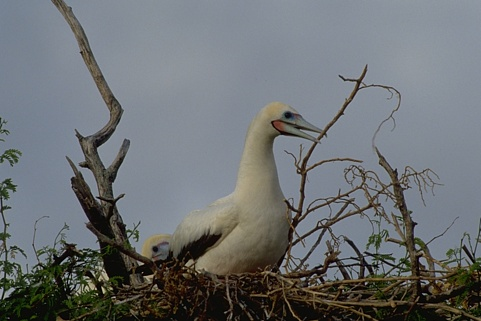
%> input picture CENG466_THE3_Part2/8049.jpg, 481 x 321 px
$ octave the3_part2.m   (GNU Octave 9; MATLAB toolbox functions it lacks are replaced by stand-ins)
%> lines starting %> are read from the running program, lines starting %| are printed output that depends on the picture
%Author : Athi Narayanan S
%M.E, Embedded Systems,
%K.S.R College of Engineering
%Erode, Tamil Nadu, India.
%http://sites.google.com/site/athisnarayanan/
%s_athi1983@yahoo.co.in
%Clear Memory & Command Window
clc;
clear all;
close all;
%Parameters for the Segmentation
nBins=5;
winSize=7;
nClass=6;

%Read Input Image

i8049 = imread('./CENG466_THE3_Part2/8049.jpg');
%> i8049 is the input picture: size 321x481x3 uint8; mean R, G, B 108.6, 112.5, 114.9
i12003 = imread('./CENG466_THE3_Part2/12003.jpg');
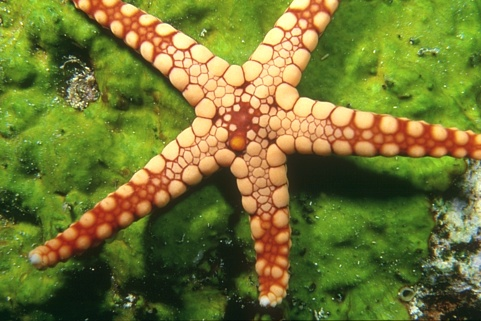
%> input picture CENG466_THE3_Part2/12003.jpg, 481 x 321 px
%> i12003 is the input picture: size 321x481x3 uint8; mean R, G, B 114.1, 118.7, 50.3
i35058 = imread('./CENG466_THE3_Part2/35058.jpg');
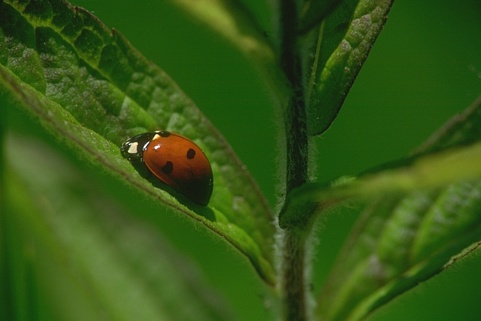
%> input picture CENG466_THE3_Part2/35058.jpg, 481 x 321 px
%> i35058 is the input picture: size 321x481x3 uint8; mean R, G, B 52.1, 85.6, 21.3
i35070 = imread('./CENG466_THE3_Part2/35070.jpg');
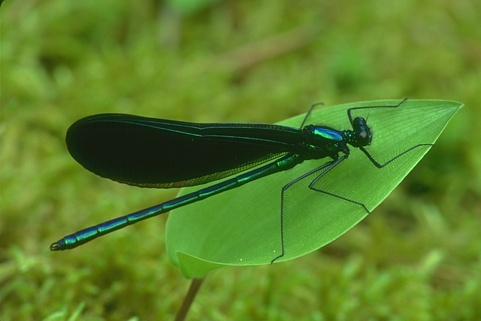
%> input picture CENG466_THE3_Part2/35070.jpg, 481 x 321 px
%> i35070 is the input picture: size 321x481x3 uint8; mean R, G, B 93, 129, 40.8
i41004 = imread('./CENG466_THE3_Part2/41004.jpg');
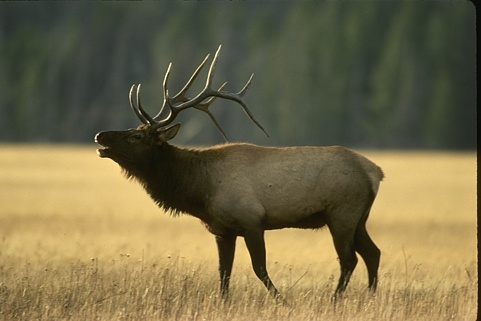
%> input picture CENG466_THE3_Part2/41004.jpg, 481 x 321 px
%> i41004 is the input picture: size 321x481x3 uint8; mean R, G, B 117.1, 107.6, 73.5
i42044 = imread('./CENG466_THE3_Part2/42044.jpg');
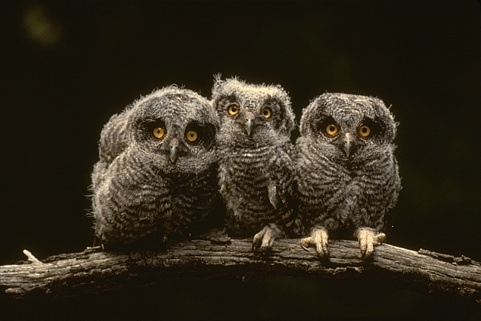
%> input picture CENG466_THE3_Part2/42044.jpg, 481 x 321 px
%> i42044 is the input picture: size 321x481x3 uint8; mean R, G, B 47.4, 40.6, 27
%> (the run ends here)
